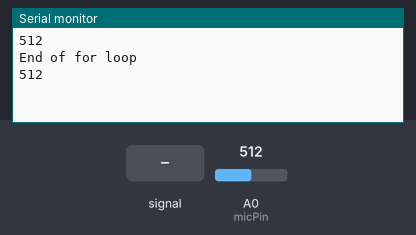
Recording of a sketch running on a simulated Arduino Uno, built with avr-gcc and run on an emulated ATmega328P. Parts: the last lines printed to the serial monitor. The test bench sets the inputs (shaded band); at power-on: A0 (micPin) = 512.

Above: at 1.8 s.
1.9 s: A0 (micPin) fed a 200 Hz sine of ±81 counts around its level
At 2.6 s:
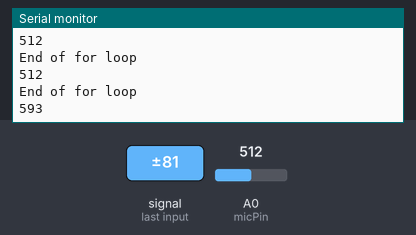
3.4 s: A0 (micPin) set to 716
At 4.7 s:
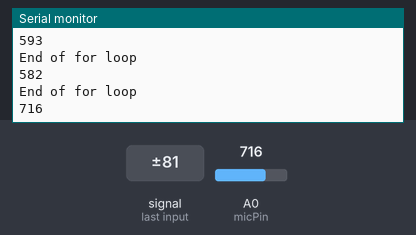
4.9 s: A0 (micPin) fed a 1000 Hz sine of ±255 counts around its level
At 5.8 s:
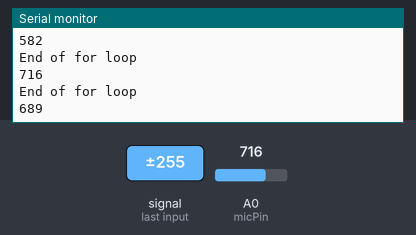
6.4 s: A0 (micPin) set to 900
At 7.7 s:
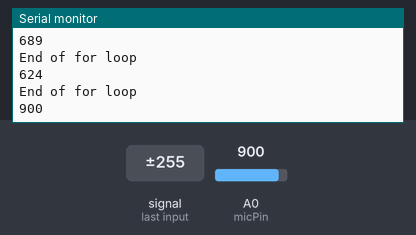
Timing chart, 0 to 8.9 s (numbered marks = the images above; inputs shaded):
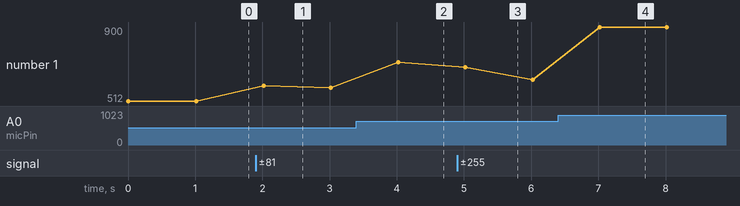

The sketch:

Array_saving.ino
```cpp
const int micPin = A0;
int soundArray[10];

void setup() {

  Serial.begin(9600);
  pinMode(micPin, INPUT);

}

void loop() {

  int micValue = analogRead(micPin);
  Serial.println(micValue, DEC);
  //delay(400);

  for (int i = 0; i > 10; i++) {
    soundArray[i] = micValue;
    Serial.println(soundArray[i]);
  }
  delay(1000);
  Serial.println("End of for loop");


}
```

Measured:
- after the input at 1.9 s, the serial monitor: prints a new line after 0.12 s (image 1)
- after the input at 3.4 s, the serial monitor: prints a new line after 0.62 s (image 2)
- after the input at 4.9 s, the serial monitor: prints a new line after 0.12 s (image 3)
- after the input at 6.4 s, the serial monitor: prints a new line after 0.62 s (image 4)
- plotted number 1: 512 → 582 after the input at 1.9 s, 582 → 716 after the input at 3.4 s, 716 → 624 after the input at 4.9 s, 624 → 900 after the input at 6.4 s
